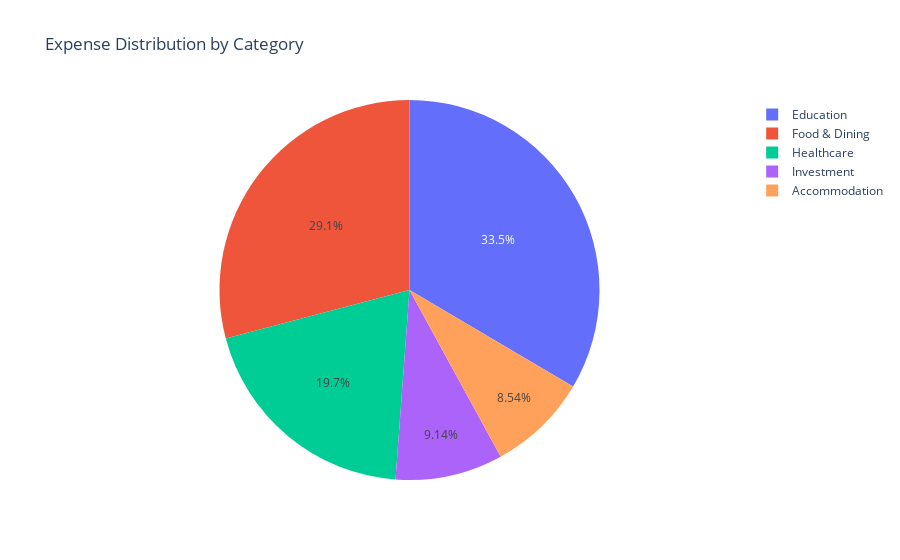

Notebook code cell kept with this figure:
### Code cell
# Group and sum the costs by category
category_sum = df.groupby('Category')['Cost'].sum().reset_index()

# Create the pie chart
fig = px.pie(category_sum, names='Category', values='Cost', title='Expense Distribution by Category')

# Show the figure
fig.show()

### Figure 1 — Plotly figure (JSON) as saved in the notebook; plotly's stock layout.template omitted (floating-point values rounded to 4 significant figures)
{"data": [{"domain": {"x": [0, 1], "y": [0, 1]}, "hovertemplate": "Category=%{label}<br>Cost=%{value}<extra></extra>", "labels": ["Accommodation", "Education", "Entertainment", "Food & Dining", "Healthcare", "Investment"], "legendgroup": "", "name": "", "showlegend": true, "type": "pie", "values": ["140.00", "549.00", "3572.50499.00", "477.22", "323.20", "149.90"]}], "layout": {"legend": {"tracegroupgap": 0}, "title": {"text": "Expense Distribution by Category"}}}
